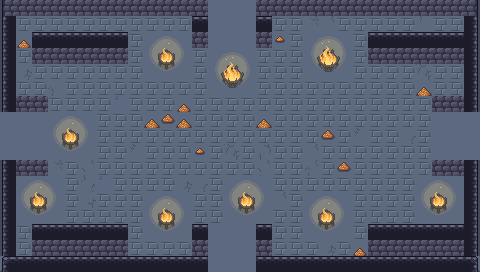

The image is a tile-based game level rendered from a .tmx file. Its description and source (layers, tilesets, objects; grid data summarised) follow:
An orthogonal 30x17 tile map with 16x16 px tiles, 6 tile layers (ground, dressing, decor, walls, ...), 5 tilesets and 9 objects (5x ENTRY, 4x PROP).

<map version="1.10" tiledversion="1.10.2" orientation="orthogonal" renderorder="right-down" width="30" height="17" tilewidth="16" tileheight="16" infinite="0" nextlayerid="8" nextobjectid="10">
 <tileset firstgid="1" name="wall" tilewidth="16" tileheight="16" tilecount="493" columns="17">
  <image source="../../../gfx/tiles/cove/walls_floor.png" width="272" height="464" />
 </tileset>
 <tileset firstgid="494" name="cracks" tilewidth="16" tileheight="16" tilecount="120" columns="8">
  <image source="../../../gfx/tiles/cove/cracks_floor.png" width="128" height="240" />
 </tileset>
 <tileset firstgid="614" name="wallcracks" tilewidth="16" tileheight="16" tilecount="256" columns="8">
  <image source="../../../gfx/tiles/cove/cracks_walls.png" width="128" height="512" />
 </tileset>
 <tileset firstgid="870" name="objects" tilewidth="16" tileheight="16" tilecount="216" columns="24">
  <image source="../../../gfx/tiles/cove/objects.png" width="384" height="144" />
 </tileset>
 <tileset firstgid="1086" name="fire" tilewidth="16" tileheight="16" tilecount="198" columns="11">
  <image source="../../../gfx/tiles/cove/fire.png" width="176" height="288" />
  <tile id="0">
   <animation>
    <frame tileid="0" duration="150" />
    <frame tileid="33" duration="150" />
    <frame tileid="66" duration="150" />
    <frame tileid="99" duration="150" />
    <frame tileid="132" duration="150" />
    <frame tileid="165" duration="150" />
   </animation>
  </tile>
  <tile id="1">
   <animation>
    <frame tileid="1" duration="150" />
    <frame tileid="34" duration="150" />
    <frame tileid="67" duration="150" />
    <frame tileid="100" duration="150" />
    <frame tileid="133" duration="150" />
    <frame tileid="166" duration="150" />
   </animation>
  </tile>
  <tile id="2">
   <animation>
    <frame tileid="2" duration="150" />
    <frame tileid="35" duration="150" />
    <frame tileid="68" duration="150" />
    <frame tileid="101" duration="150" />
    <frame tileid="134" duration="150" />
    <frame tileid="167" duration="150" />
   </animation>
  </tile>
  <tile id="3">
   <animation>
    <frame tileid="3" duration="150" />
    <frame tileid="36" duration="150" />
    <frame tileid="69" duration="150" />
    <frame tileid="102" duration="150" />
    <frame tileid="135" duration="150" />
    <frame tileid="168" duration="150" />
   </animation>
  </tile>
  <tile id="4">
   <animation>
    <frame tileid="4" duration="150" />
    <frame tileid="37" duration="150" />
    <frame tileid="70" duration="150" />
    <frame tileid="103" duration="150" />
    <frame tileid="136" duration="150" />
    <frame tileid="169" duration="150" />
   </animation>
  </tile>
  <tile id="5">
   <animation>
    <frame tileid="5" duration="150" />
    <frame tileid="38" duration="150" />
    <frame tileid="71" duration="150" />
    <frame tileid="104" duration="150" />
    <frame tileid="137" duration="150" />
    <frame tileid="170" duration="150" />
   </animation>
  </tile>
  <tile id="6">
   <animation>
    <frame tileid="6" duration="150" />
    <frame tileid="39" duration="150" />
    <frame tileid="72" duration="150" />
    <frame tileid="105" duration="150" />
    <frame tileid="138" duration="150" />
    <frame tileid="171" duration="150" />
   </animation>
  </tile>
  <tile id="7">
   <animation>
    <frame tileid="7" duration="150" />
    <frame tileid="40" duration="150" />
    <frame tileid="73" duration="150" />
    <frame tileid="106" duration="150" />
    <frame tileid="139" duration="150" />
    <frame tileid="172" duration="150" />
   </animation>
  </tile>
  <tile id="8">
   <animation>
    <frame tileid="8" duration="150" />
    <frame tileid="41" duration="150" />
    <frame tileid="74" duration="150" />
    <frame tileid="107" duration="150" />
    <frame tileid="140" duration="150" />
    <frame tileid="173" duration="150" />
   </animation>
  </tile>
  <tile id="9">
   <animation>
    <frame tileid="9" duration="150" />
    <frame tileid="42" duration="150" />
    <frame tileid="75" duration="150" />
    <frame tileid="108" duration="150" />
    <frame tileid="141" duration="150" />
    <frame tileid="174" duration="150" />
   </animation>
  </tile>
  <tile id="10">
   <animation>
    <frame tileid="10" duration="150" />
    <frame tileid="43" duration="150" />
    <frame tileid="76" duration="150" />
    <frame tileid="109" duration="150" />
    <frame tileid="142" duration="150" />
    <frame tileid="175" duration="150" />
   </animation>
  </tile>
  <tile id="11">
   <animation>
    <frame tileid="11" duration="150" />
    <frame tileid="44" duration="150" />
    <frame tileid="77" duration="150" />
    <frame tileid="110" duration="150" />
    <frame tileid="143" duration="150" />
    <frame tileid="176" duration="150" />
   </animation>
  </tile>
  <tile id="12">
   <animation>
    <frame tileid="12" duration="150" />
    <frame tileid="45" duration="150" />
    <frame tileid="78" duration="150" />
    <frame tileid="111" duration="150" />
    <frame tileid="144" duration="150" />
    <frame tileid="177" duration="150" />
   </animation>
  </tile>
  <tile id="13">
   <animation>
    <frame tileid="13" duration="150" />
    <frame tileid="46" duration="150" />
    <frame tileid="79" duration="150" />
    <frame tileid="112" duration="150" />
    <frame tileid="145" duration="150" />
    <frame tileid="178" duration="150" />
   </animation>
  </tile>
  <tile id="14">
   <animation>
    <frame tileid="14" duration="150" />
    <frame tileid="47" duration="150" />
    <frame tileid="80" duration="150" />
    <frame tileid="113" duration="150" />
    <frame tileid="146" duration="150" />
    <frame tileid="179" duration="150" />
   </animation>
  </tile>
  <tile id="15">
   <animation>
    <frame tileid="15" duration="150" />
    <frame tileid="48" duration="150" />
    <frame tileid="81" duration="150" />
    <frame tileid="114" duration="150" />
    <frame tileid="147" duration="150" />
    <frame tileid="180" duration="150" />
   </animation>
  </tile>
  <tile id="16">
   <animation>
    <frame tileid="16" duration="150" />
    <frame tileid="49" duration="150" />
    <frame tileid="82" duration="150" />
    <frame tileid="115" duration="150" />
    <frame tileid="148" duration="150" />
    <frame tileid="181" duration="150" />
   </animation>
  </tile>
  <tile id="17">
   <animation>
    <frame tileid="17" duration="150" />
    <frame tileid="50" duration="150" />
    <frame tileid="83" duration="150" />
    <frame tileid="116" duration="150" />
    <frame tileid="149" duration="150" />
    <frame tileid="182" duration="150" />
   </animation>
  </tile>
  <tile id="18">
   <animation>
    <frame tileid="18" duration="150" />
    <frame tileid="51" duration="150" />
    <frame tileid="84" duration="150" />
    <frame tileid="117" duration="150" />
    <frame tileid="150" duration="150" />
    <frame tileid="183" duration="150" />
   </animation>
  </tile>
  <tile id="19">
   <animation>
    <frame tileid="19" duration="150" />
    <frame tileid="52" duration="150" />
    <frame tileid="85" duration="150" />
    <frame tileid="118" duration="150" />
    <frame tileid="151" duration="150" />
    <frame tileid="184" duration="150" />
   </animation>
  </tile>
  <tile id="20">
   <animation>
    <frame tileid="20" duration="150" />
    <frame tileid="53" duration="150" />
    <frame tileid="86" duration="150" />
    <frame tileid="119" duration="150" />
    <frame tileid="152" duration="150" />
    <frame tileid="185" duration="150" />
   </animation>
  </tile>
  <tile id="21">
   <animation>
    <frame tileid="21" duration="150" />
    <frame tileid="54" duration="150" />
    <frame tileid="87" duration="150" />
    <frame tileid="120" duration="150" />
    <frame tileid="153" duration="150" />
    <frame tileid="186" duration="150" />
   </animation>
  </tile>
  <tile id="22">
   <animation>
    <frame tileid="22" duration="150" />
    <frame tileid="55" duration="150" />
    <frame tileid="88" duration="150" />
    <frame tileid="121" duration="150" />
    <frame tileid="154" duration="150" />
    <frame tileid="187" duration="150" />
   </animation>
  </tile>
  <tile id="23">
   <animation>
    <frame tileid="23" duration="150" />
    <frame tileid="56" duration="150" />
    <frame tileid="89" duration="150" />
    <frame tileid="122" duration="150" />
    <frame tileid="155" duration="150" />
    <frame tileid="188" duration="150" />
   </animation>
  </tile>
  <tile id="24">
   <animation>
    <frame tileid="24" duration="150" />
    <frame tileid="57" duration="150" />
    <frame tileid="90" duration="150" />
    <frame tileid="123" duration="150" />
    <frame tileid="156" duration="150" />
    <frame tileid="189" duration="150" />
   </animation>
  </tile>
  <tile id="25">
   <animation>
    <frame tileid="25" duration="150" />
    <frame tileid="58" duration="150" />
    <frame tileid="91" duration="150" />
    <frame tileid="124" duration="150" />
    <frame tileid="157" duration="150" />
    <frame tileid="190" duration="150" />
   </animation>
  </tile>
  <tile id="26">
   <animation>
    <frame tileid="26" duration="150" />
    <frame tileid="59" duration="150" />
    <frame tileid="92" duration="150" />
    <frame tileid="125" duration="150" />
    <frame tileid="158" duration="150" />
    <frame tileid="191" duration="150" />
   </animation>
  </tile>
  <tile id="27">
   <animation>
    <frame tileid="27" duration="150" />
    <frame tileid="60" duration="150" />
    <frame tileid="93" duration="150" />
    <frame tileid="126" duration="150" />
    <frame tileid="159" duration="150" />
    <frame tileid="192" duration="150" />
   </animation>
  </tile>
  <tile id="28">
   <animation>
    <frame tileid="28" duration="150" />
    <frame tileid="61" duration="150" />
    <frame tileid="94" duration="150" />
    <frame tileid="127" duration="150" />
    <frame tileid="160" duration="150" />
    <frame tileid="193" duration="150" />
   </animation>
  </tile>
  <tile id="29">
   <animation>
    <frame tileid="29" duration="150" />
    <frame tileid="62" duration="150" />
    <frame tileid="95" duration="150" />
    <frame tileid="128" duration="150" />
    <frame tileid="161" duration="150" />
    <frame tileid="194" duration="150" />
   </animation>
  </tile>
  <tile id="30">
   <animation>
    <frame tileid="30" duration="150" />
    <frame tileid="63" duration="150" />
    <frame tileid="96" duration="150" />
    <frame tileid="129" duration="150" />
    <frame tileid="162" duration="150" />
    <frame tileid="195" duration="150" />
   </animation>
  </tile>
  <tile id="31">
   <animation>
    <frame tileid="31" duration="150" />
    <frame tileid="64" duration="150" />
    <frame tileid="97" duration="150" />
    <frame tileid="130" duration="150" />
    <frame tileid="163" duration="150" />
    <frame tileid="196" duration="150" />
   </animation>
  </tile>
  <tile id="32">
   <animation>
    <frame tileid="32" duration="150" />
    <frame tileid="65" duration="150" />
    <frame tileid="98" duration="150" />
    <frame tileid="131" duration="150" />
    <frame tileid="164" duration="150" />
    <frame tileid="197" duration="150" />
   </animation>
  </tile>
 </tileset>
 <layer id="1" name="ground" width="30" height="17">
  <data>[510 cells, 510 non-empty, 1 distinct tile ids]</data>
 </layer>
 <layer id="2" name="dressing" width="30" height="17">
  <data>[510 cells, 328 non-empty, 40 distinct tile ids]</data>
 </layer>
 <layer id="3" name="decor" width="30" height="17">
  <data>[510 cells, 0 non-empty, 0 distinct tile ids]</data>
 </layer>
 <layer id="4" name="walls" width="30" height="17">
  <data>[510 cells, 78 non-empty, 8 distinct tile ids]</data>
 </layer>
 <layer id="5" name="props" width="30" height="17">
  <data>[510 cells, 73 non-empty, 4 distinct tile ids]</data>
 </layer>
 <layer id="6" name="overhead" width="30" height="17">
  <data>[510 cells, 0 non-empty, 0 distinct tile ids]</data>
 </layer>
 <objectgroup id="7" name="spawns">
  <object id="1" name="UP" type="ENTRY" x="232" y="24" />
  <object id="2" name="DOWN" type="ENTRY" x="232" y="248" />
  <object id="3" name="LEFT" type="ENTRY" x="24" y="136" />
  <object id="4" name="RIGHT" type="ENTRY" x="456" y="136" />
  <object id="5" name="" type="ENTRY" x="248" y="136" />
  <object id="6" name="torch" type="PROP" x="56" y="264" />
  <object id="7" name="torch" type="PROP" x="424" y="264" />
  <object id="8" name="torch" type="PROP" x="8" y="232" />
  <object id="9" name="torch" type="PROP" x="472" y="232" />
 </objectgroup>
</map>
